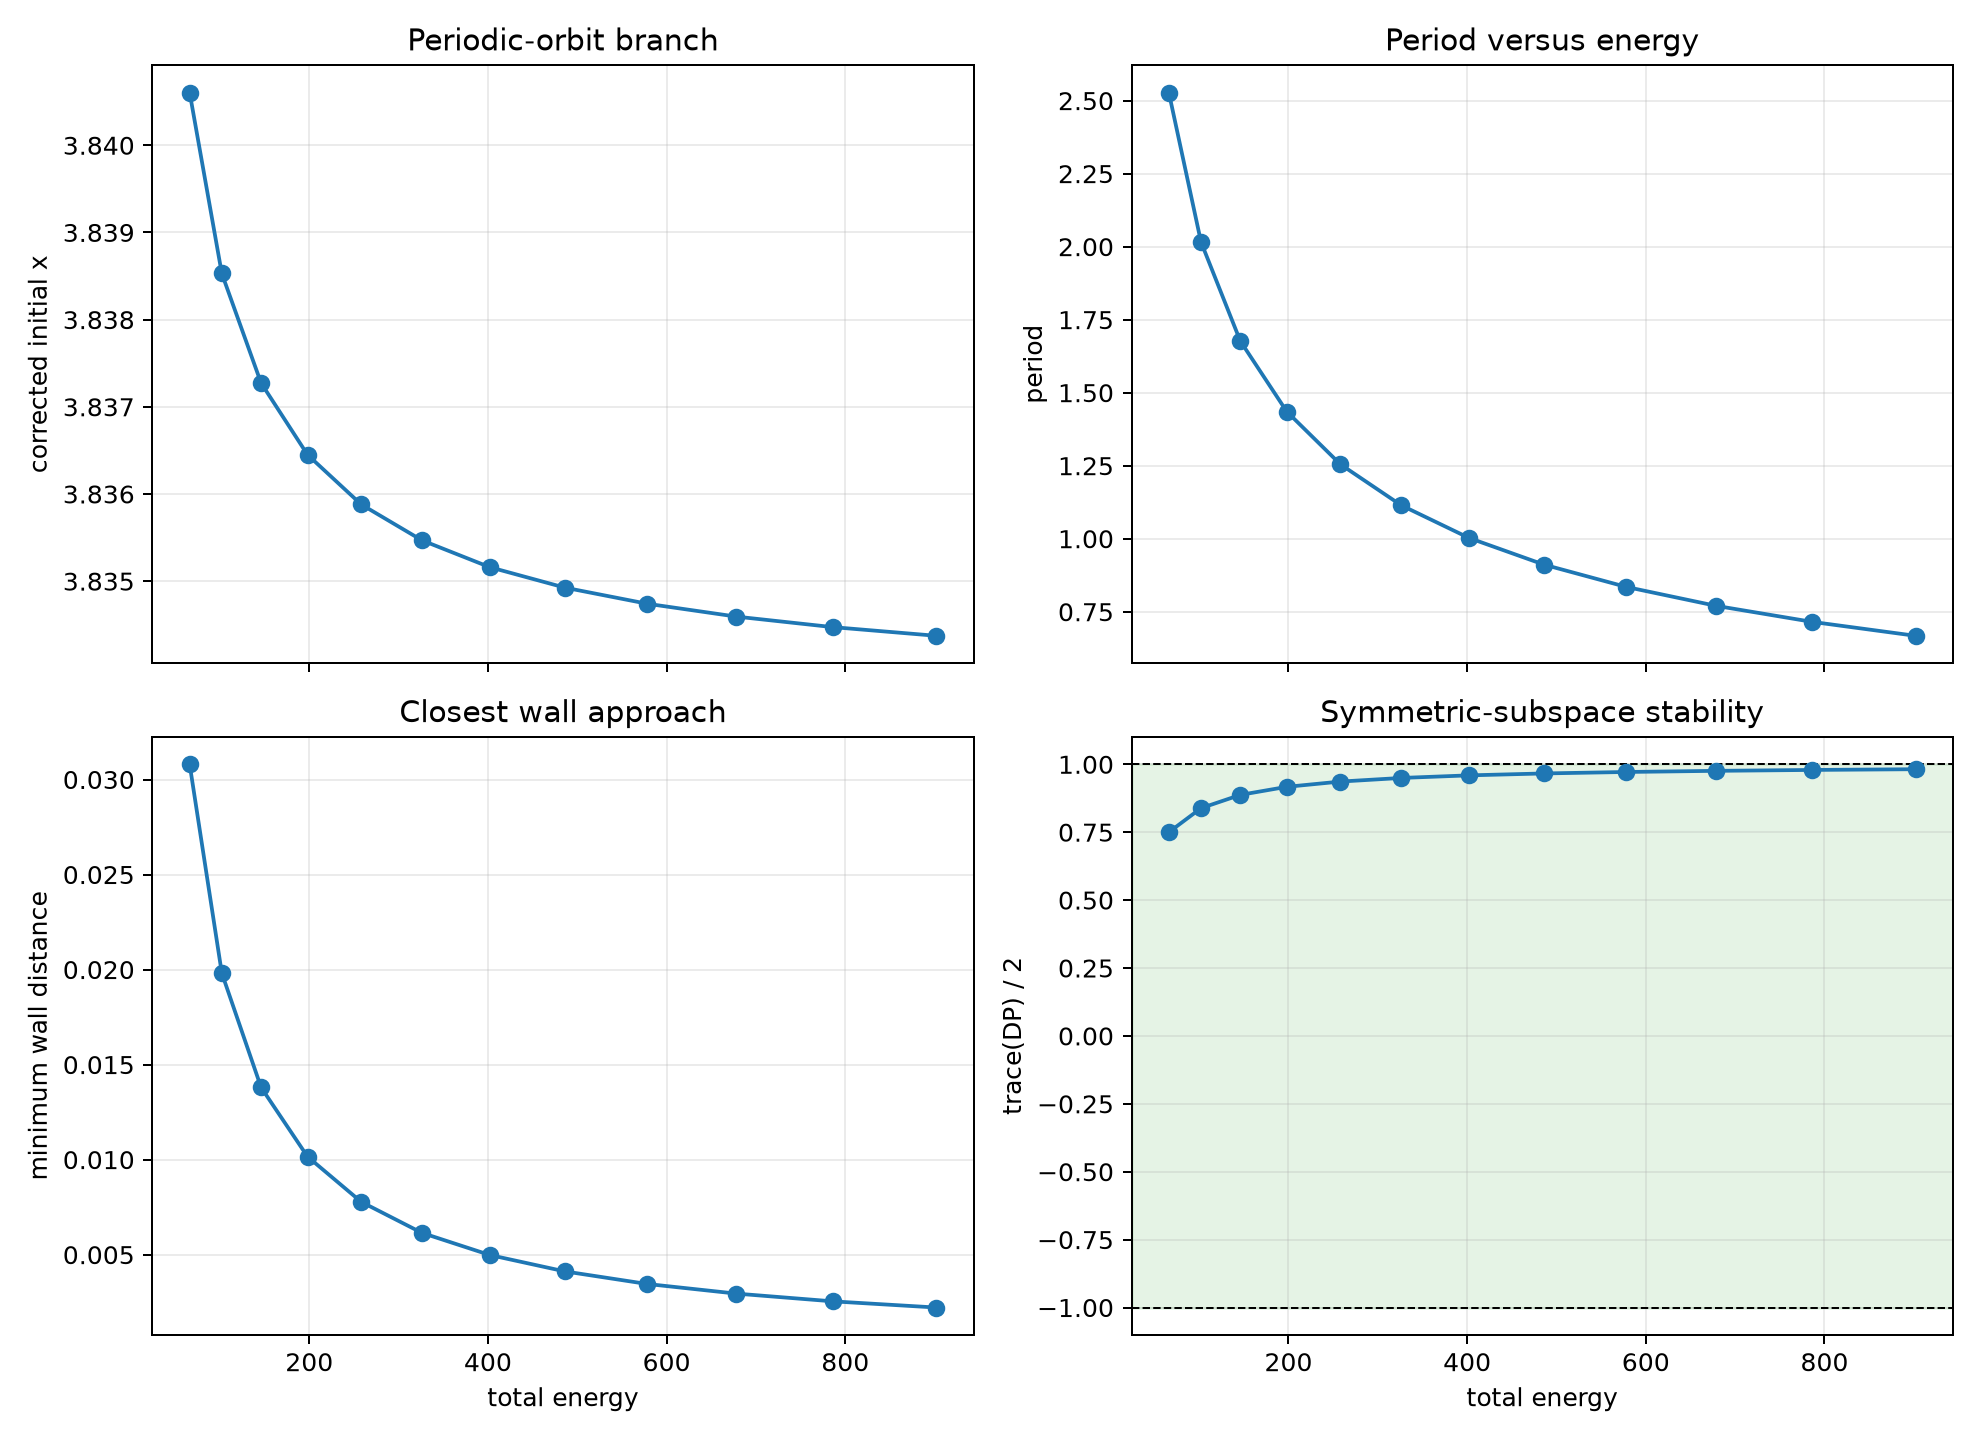

Here is the Python script that generated this plot:
"""Continue the reflection-symmetric periodic orbit through energy.

For each initial vertical momentum ``v``, correct ``x`` in

    q1=(x,5), q2=(10-x,5), p1=(0,v), p2=(0,-v)

so the next upward return to ``y1=5`` has ``px1=0``. Reversibility then closes
the symmetric orbit. The two reported multipliers cover perturbations inside
the reflection-symmetric fixed-energy subspace, not the full 8D spectrum.
"""

import argparse

import matplotlib.pyplot as plt
import numpy as np

from system import System, inverse_power_potential, kinetic


PARAMETERS = {
    "k": 1.0, "alpha": 1.0, "beta": 1.0, "C": 1.0,
    "Lx": 10.0, "Ly": 10.0,
}
MASSES = np.array([1.0, 1.0])
SEED_X = 3.8351644331875563


def symmetric_state(x, py, px=0.0):
    q = np.array([[x, 5.0], [10.0 - x, 5.0]])
    p = np.array([[px, py], [-px, -py]])
    return q, p


def total_energy(q, p):
    return float(kinetic(p, MASSES) + inverse_power_potential(q, **PARAMETERS))


def first_upward_return(force, q0, p0, h, max_time=20.0):
    """Return to y1=5 with py1>0, using linear event interpolation."""
    q = q0.copy()
    p = p0.copy()
    section = q0[0, 1]
    min_separation = np.linalg.norm(q[0] - q[1])
    min_wall_distance = float(np.min((q, 10.0 - q)))

    for step in range(int(np.ceil(max_time / h))):
        q_before = q.copy()
        p_before = p.copy()
        before = q_before[0, 1] - section

        p_half = p_before + 0.5 * h * force(q_before)
        q = q_before + h * p_half / MASSES[:, None]
        p = p_half + 0.5 * h * force(q)

        min_separation = min(min_separation, np.linalg.norm(q[0] - q[1]))
        min_wall_distance = min(
            min_wall_distance, float(np.min((q, 10.0 - q)))
        )
        after = q[0, 1] - section

        if before < 0.0 <= after:
            fraction = -before / (after - before)
            q_return = q_before + fraction * (q - q_before)
            p_return = p_before + fraction * (p - p_before)
            if p_return[0, 1] > 0.0:
                return {
                    "period": (step + fraction) * h,
                    "q": q_return,
                    "p": p_return,
                    "min_separation": min_separation,
                    "min_wall_distance": min_wall_distance,
                }

    raise RuntimeError(f"No upward return found within time {max_time:g}")


def shooting_value(force, x, v, h):
    q0, p0 = symmetric_state(x, v)
    return first_upward_return(force, q0, p0, h)["p"][0, 0]


def correct_orbit(force, v, x_guess, h, tolerance=2e-7, max_iterations=10):
    """Safeguarded finite-difference Newton solve of returned px1 = 0."""
    x = float(x_guess)
    for iteration in range(1, max_iterations + 1):
        value = shooting_value(force, x, v, h)
        if abs(value) <= tolerance:
            break
        delta = 2e-4 * max(1.0, abs(x))
        derivative = (
            shooting_value(force, x + delta, v, h)
            - shooting_value(force, x - delta, v, h)
        ) / (2.0 * delta)
        if not np.isfinite(derivative) or abs(derivative) < 1e-10:
            raise RuntimeError(f"Degenerate shooting derivative at v={v:g}")
        x += np.clip(-value / derivative, -0.15, 0.15)
        if not 0.2 < x < 4.8:
            raise RuntimeError(f"Correction left the physical branch at v={v:g}")
    else:
        raise RuntimeError(f"Shooting did not converge at v={v:g}")

    q0, p0 = symmetric_state(x, v)
    returned = first_upward_return(force, q0, p0, h)
    closure = np.linalg.norm(np.concatenate((
        (returned["q"] - q0).ravel(), (returned["p"] - p0).ravel(),
    )))
    return x, returned, closure, iteration


def reduced_map(force, section_state, energy, h):
    """Fixed-energy symmetric Poincare map with coordinates (x, px)."""
    x, px = section_state
    q, _ = symmetric_state(x, 0.0)
    available = energy - inverse_power_potential(q, **PARAMETERS) - px**2
    if available <= 0.0:
        raise ValueError("Perturbation lies outside the requested energy surface")
    q0, p0 = symmetric_state(x, np.sqrt(available), px)
    returned = first_upward_return(force, q0, p0, h)
    return np.array([returned["q"][0, 0], returned["p"][0, 0]])


def reduced_multipliers(force, x, energy, h, relative_step=2e-5):
    z = np.array([x, 0.0])
    jacobian = np.empty((2, 2))
    for column in range(2):
        delta = relative_step * max(1.0, abs(z[column]))
        plus = z.copy()
        minus = z.copy()
        plus[column] += delta
        minus[column] -= delta
        jacobian[:, column] = (
            reduced_map(force, plus, energy, h)
            - reduced_map(force, minus, energy, h)
        ) / (2.0 * delta)
    return jacobian, np.linalg.eigvals(jacobian)


def continuation_step(base_h, v):
    """Resolve increasingly sharp wall turns as the momentum rises."""
    return base_h * min(1.0, (20.0 / v) ** 4)


def continue_family(velocities, h):
    seed_q, seed_p = symmetric_state(SEED_X, 20.0)
    system = System(
        seed_q, seed_p, kinetic, inverse_power_potential, PARAMETERS,
        masses=MASSES,
    )
    force = system.force
    solved = {}

    for index in np.argsort(np.abs(velocities - 20.0)):
        v = float(velocities[index])
        point_h = continuation_step(h, v)
        if solved:
            nearest = min(solved, key=lambda old_v: abs(old_v - v))
            x_guess = solved[nearest]["x"]
        else:
            x_guess = SEED_X

        x, returned, closure, iterations = correct_orbit(
            force, v, x_guess, point_h
        )
        q0, p0 = symmetric_state(x, v)
        energy = total_energy(q0, p0)
        jacobian, multipliers = reduced_multipliers(force, x, energy, point_h)
        solved[v] = {
            "v": v, "h": point_h, "x": x, "energy": energy,
            "period": returned["period"], "closure": closure,
            "min_separation": returned["min_separation"],
            "min_wall_distance": returned["min_wall_distance"],
            "jacobian": jacobian, "multipliers": multipliers,
            "iterations": iterations,
        }

    return [solved[float(v)] for v in velocities]


def print_results(results):
    print(
        "      v          h        energy          x        period      closure  "
        "min wall   tr(DP)/2    det(DP)  max|lambda|"
    )
    for result in results:
        jacobian = result["jacobian"]
        print(
            f"{result['v']:7.3f}  {result['h']:9.2e}  "
            f"{result['energy']:12.6f}  "
            f"{result['x']:9.6f}  {result['period']:10.6f}  "
            f"{result['closure']:11.3e}  "
            f"{result['min_wall_distance']:8.4f}  "
            f"{0.5 * np.trace(jacobian):9.5f}  "
            f"{np.linalg.det(jacobian):9.5f}  "
            f"{np.max(np.abs(result['multipliers'])):11.7f}"
        )


def plot_results(results, output):
    energy = np.array([item["energy"] for item in results])
    x = np.array([item["x"] for item in results])
    period = np.array([item["period"] for item in results])
    wall = np.array([item["min_wall_distance"] for item in results])
    half_trace = np.array([
        0.5 * np.trace(item["jacobian"]) for item in results
    ])

    figure, axes = plt.subplots(2, 2, figsize=(11, 8), sharex=True)
    axes[0, 0].plot(energy, x, "o-")
    axes[0, 0].set(ylabel="corrected initial x", title="Periodic-orbit branch")
    axes[0, 1].plot(energy, period, "o-")
    axes[0, 1].set(ylabel="period", title="Period versus energy")
    axes[1, 0].plot(energy, wall, "o-")
    axes[1, 0].set(ylabel="minimum wall distance", title="Closest wall approach")
    axes[1, 1].axhspan(-1.0, 1.0, color="tab:green", alpha=0.12)
    axes[1, 1].axhline(-1.0, color="black", linewidth=0.8, linestyle="--")
    axes[1, 1].axhline(1.0, color="black", linewidth=0.8, linestyle="--")
    axes[1, 1].plot(energy, half_trace, "o-")
    axes[1, 1].set(ylabel="trace(DP) / 2", title="Symmetric-subspace stability")
    for axis in axes[1]:
        axis.set_xlabel("total energy")
    for axis in axes.ravel():
        axis.grid(alpha=0.25)
    figure.tight_layout()
    figure.savefig(output, dpi=180)
    plt.close(figure)


def main(v_min=8.0, v_max=30.0, points=12, h=1e-4,
         output="energy_continuation.png"):
    velocities = np.linspace(v_min, v_max, points)
    results = continue_family(velocities, h)
    print_results(results)
    plot_results(results, output)
    print(f"\nSaved continuation figure to {output}")
    print(
        "The green band tests stability inside the reflection-symmetric "
        "fixed-energy subspace only."
    )
    return results


if __name__ == "__main__":
    parser = argparse.ArgumentParser(description=__doc__)
    parser.add_argument("--v-min", type=float, default=8.0)
    parser.add_argument("--v-max", type=float, default=30.0)
    parser.add_argument("--points", type=int, default=12)
    parser.add_argument(
        "--h", type=float, default=1e-4,
        help="maximum step; high-momentum points automatically use a smaller step",
    )
    parser.add_argument("--output", default="energy_continuation.png")
    args = parser.parse_args()
    main(args.v_min, args.v_max, args.points, args.h, args.output)
